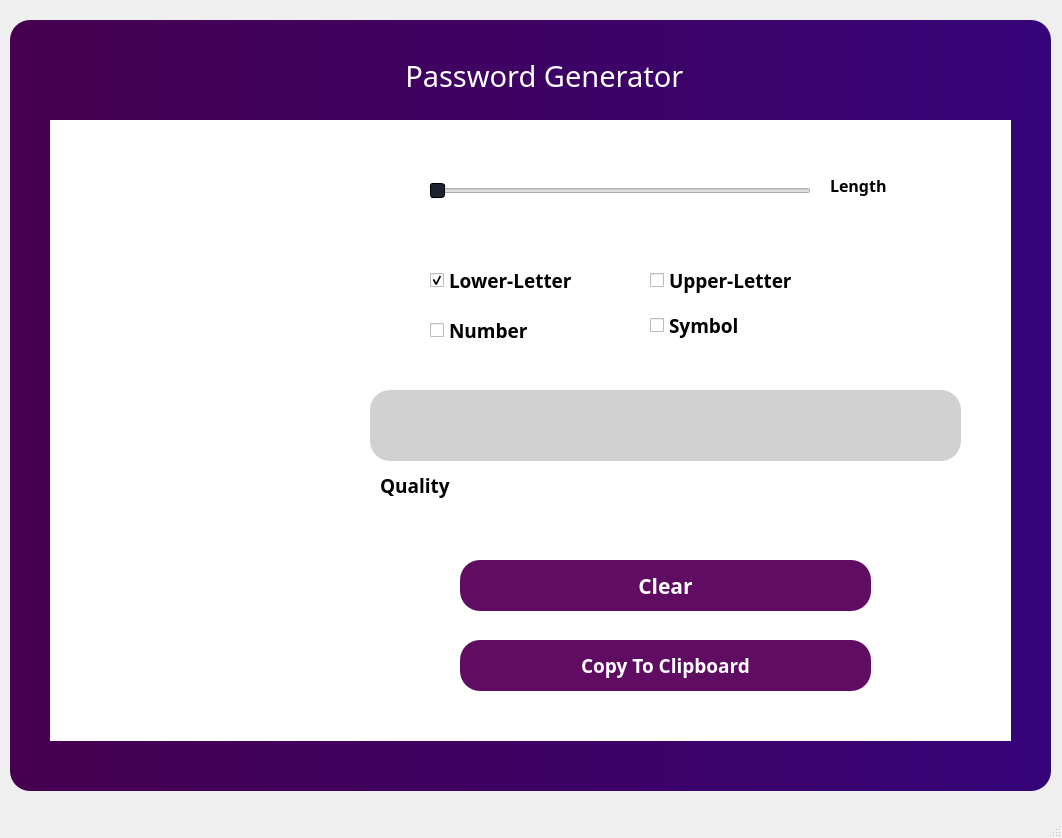
<?xml version="1.0" encoding="UTF-8"?>
<ui version="4.0">
 <class>MainWindow</class>
 <widget class="QMainWindow" name="MainWindow">
  <property name="geometry">
   <rect>
    <x>0</x>
    <y>0</y>
    <width>1062</width>
    <height>838</height>
   </rect>
  </property>
  <property name="windowTitle">
   <string>MainWindow</string>
  </property>
  <widget class="QWidget" name="centralwidget">
   <widget class="QWidget" name="widget" native="true">
    <property name="geometry">
     <rect>
      <x>10</x>
      <y>20</y>
      <width>1041</width>
      <height>771</height>
     </rect>
    </property>
    <property name="font">
     <font>
      <family>Segoe UI</family>
     </font>
    </property>
    <property name="contextMenuPolicy">
     <enum>Qt::DefaultContextMenu</enum>
    </property>
    <property name="styleSheet">
     <string notr="true">QWidget#widget{
background-color: qlineargradient(spread:pad, x1:0, y1:0, x2:2, y2:0, stop:0 rgba(70,0,79), stop:1 rgba(37,8,164,1));
border-radius:20px;
}</string>
    </property>
    <widget class="QLabel" name="welcomHeader_label">
     <property name="geometry">
      <rect>
       <x>120</x>
       <y>20</y>
       <width>821</width>
       <height>71</height>
      </rect>
     </property>
     <property name="sizePolicy">
      <sizepolicy hsizetype="Fixed" vsizetype="Preferred">
       <horstretch>0</horstretch>
       <verstretch>0</verstretch>
      </sizepolicy>
     </property>
     <property name="font">
      <font>
       <family>ND LOGOS</family>
       <pointsize>22</pointsize>
       <weight>50</weight>
       <bold>false</bold>
      </font>
     </property>
     <property name="contextMenuPolicy">
      <enum>Qt::DefaultContextMenu</enum>
     </property>
     <property name="styleSheet">
      <string notr="true">color:white;
border-radius:20px;
</string>
     </property>
     <property name="text">
      <string> Password Generator</string>
     </property>
     <property name="textFormat">
      <enum>Qt::MarkdownText</enum>
     </property>
     <property name="scaledContents">
      <bool>true</bool>
     </property>
     <property name="alignment">
      <set>Qt::AlignCenter</set>
     </property>
     <property name="wordWrap">
      <bool>false</bool>
     </property>
     <property name="margin">
      <number>0</number>
     </property>
     <property name="indent">
      <number>-1</number>
     </property>
    </widget>
    <widget class="QLabel" name="backgrounWhite_label">
     <property name="geometry">
      <rect>
       <x>40</x>
       <y>100</y>
       <width>961</width>
       <height>621</height>
      </rect>
     </property>
     <property name="font">
      <font>
       <family>Nexa Bold</family>
       <weight>75</weight>
       <bold>true</bold>
      </font>
     </property>
     <property name="styleSheet">
      <string notr="true">background-color: rgb(255, 255, 255);
</string>
     </property>
     <property name="text">
      <string/>
     </property>
     <property name="textFormat">
      <enum>Qt::PlainText</enum>
     </property>
     <property name="textInteractionFlags">
      <set>Qt::LinksAccessibleByMouse</set>
     </property>
    </widget>
    <widget class="QLabel" name="img_label">
     <property name="geometry">
      <rect>
       <x>70</x>
       <y>240</y>
       <width>241</width>
       <height>251</height>
      </rect>
     </property>
     <property name="text">
      <string/>
     </property>
     <property name="pixmap">
      <pixmap>secure.png</pixmap>
     </property>
     <property name="scaledContents">
      <bool>true</bool>
     </property>
    </widget>
    <widget class="QCheckBox" name="lower_chBox">
     <property name="enabled">
      <bool>true</bool>
     </property>
     <property name="geometry">
      <rect>
       <x>420</x>
       <y>250</y>
       <width>181</width>
       <height>21</height>
      </rect>
     </property>
     <property name="sizePolicy">
      <sizepolicy hsizetype="Fixed" vsizetype="Fixed">
       <horstretch>0</horstretch>
       <verstretch>0</verstretch>
      </sizepolicy>
     </property>
     <property name="font">
      <font>
       <family>Nexa Bold</family>
       <pointsize>14</pointsize>
       <weight>75</weight>
       <bold>true</bold>
      </font>
     </property>
     <property name="styleSheet">
      <string notr="true">#QCheckBox:focus#lower_chBox{

background-color:red;
}</string>
     </property>
     <property name="text">
      <string>Lower-Letter</string>
     </property>
     <property name="checkable">
      <bool>true</bool>
     </property>
     <property name="checked">
      <bool>true</bool>
     </property>
    </widget>
    <widget class="QCheckBox" name="symbol_chBox">
     <property name="geometry">
      <rect>
       <x>640</x>
       <y>290</y>
       <width>141</width>
       <height>31</height>
      </rect>
     </property>
     <property name="font">
      <font>
       <family>Nexa Bold</family>
       <pointsize>14</pointsize>
       <weight>75</weight>
       <bold>true</bold>
      </font>
     </property>
     <property name="text">
      <string>Symbol</string>
     </property>
    </widget>
    <widget class="QCheckBox" name="number_chBox">
     <property name="geometry">
      <rect>
       <x>420</x>
       <y>300</y>
       <width>141</width>
       <height>21</height>
      </rect>
     </property>
     <property name="font">
      <font>
       <family>Nexa Bold</family>
       <pointsize>14</pointsize>
       <weight>75</weight>
       <bold>true</bold>
      </font>
     </property>
     <property name="styleSheet">
      <string notr="true"/>
     </property>
     <property name="text">
      <string>Number</string>
     </property>
    </widget>
    <widget class="QCheckBox" name="upper_chBox">
     <property name="geometry">
      <rect>
       <x>640</x>
       <y>240</y>
       <width>181</width>
       <height>41</height>
      </rect>
     </property>
     <property name="font">
      <font>
       <family>Nexa Bold</family>
       <pointsize>14</pointsize>
       <weight>75</weight>
       <bold>true</bold>
      </font>
     </property>
     <property name="contextMenuPolicy">
      <enum>Qt::DefaultContextMenu</enum>
     </property>
     <property name="text">
      <string>Upper-Letter</string>
     </property>
    </widget>
    <widget class="QLabel" name="password_label">
     <property name="geometry">
      <rect>
       <x>360</x>
       <y>370</y>
       <width>591</width>
       <height>71</height>
      </rect>
     </property>
     <property name="sizePolicy">
      <sizepolicy hsizetype="Maximum" vsizetype="Maximum">
       <horstretch>200</horstretch>
       <verstretch>200</verstretch>
      </sizepolicy>
     </property>
     <property name="minimumSize">
      <size>
       <width>0</width>
       <height>0</height>
      </size>
     </property>
     <property name="maximumSize">
      <size>
       <width>100000</width>
       <height>100000</height>
      </size>
     </property>
     <property name="font">
      <font>
       <family>Dubai</family>
       <pointsize>20</pointsize>
       <weight>75</weight>
       <bold>true</bold>
      </font>
     </property>
     <property name="styleSheet">
      <string notr="true">QLabel#password_label{
border-radius:20px;
background-color: #D1D1D1;
}
</string>
     </property>
     <property name="text">
      <string/>
     </property>
     <property name="scaledContents">
      <bool>true</bool>
     </property>
     <property name="alignment">
      <set>Qt::AlignLeading|Qt::AlignLeft|Qt::AlignTop</set>
     </property>
     <property name="wordWrap">
      <bool>true</bool>
     </property>
     <property name="margin">
      <number>1</number>
     </property>
     <property name="indent">
      <number>10</number>
     </property>
    </widget>
    <widget class="QPushButton" name="clear_pushButton">
     <property name="geometry">
      <rect>
       <x>450</x>
       <y>540</y>
       <width>411</width>
       <height>51</height>
      </rect>
     </property>
     <property name="font">
      <font>
       <family>Nexa Bold</family>
       <pointsize>16</pointsize>
       <weight>75</weight>
       <bold>true</bold>
      </font>
     </property>
     <property name="styleSheet">
      <string notr="true">QPushButton#clear_pushButton{
border-radius:20px;
background-color: #610C63;
color: rgb(255, 255, 255);
}
QPushButton:hover#clear_pushButton{
background-color:#16213E;
}</string>
     </property>
     <property name="text">
      <string>Clear</string>
     </property>
    </widget>
    <widget class="QPushButton" name="copy_pushButton">
     <property name="geometry">
      <rect>
       <x>450</x>
       <y>620</y>
       <width>411</width>
       <height>51</height>
      </rect>
     </property>
     <property name="font">
      <font>
       <family>Nexa Bold</family>
       <pointsize>14</pointsize>
       <weight>75</weight>
       <bold>true</bold>
      </font>
     </property>
     <property name="styleSheet">
      <string notr="true">QPushButton#copy_pushButton{
border-radius:20px;
background-color: #610C63;
color: rgb(255, 255, 255);
}
QPushButton:hover#copy_pushButton{
background-color:#16213E;}</string>
     </property>
     <property name="text">
      <string>Copy To Clipboard</string>
     </property>
    </widget>
    <widget class="QSlider" name="length_slider">
     <property name="geometry">
      <rect>
       <x>420</x>
       <y>140</y>
       <width>381</width>
       <height>61</height>
      </rect>
     </property>
     <property name="styleSheet">
      <string notr="true">
QSlider::handle:horizontal {
border:1px solid ;
border-radius:3px;
background-color:#1B2430


}</string>
     </property>
     <property name="minimum">
      <number>0</number>
     </property>
     <property name="maximum">
      <number>52</number>
     </property>
     <property name="orientation">
      <enum>Qt::Horizontal</enum>
     </property>
    </widget>
    <widget class="QLabel" name="slider_value_label">
     <property name="geometry">
      <rect>
       <x>820</x>
       <y>140</y>
       <width>131</width>
       <height>51</height>
      </rect>
     </property>
     <property name="font">
      <font>
       <family>Nexa Bold</family>
       <pointsize>12</pointsize>
       <weight>75</weight>
       <bold>true</bold>
      </font>
     </property>
     <property name="text">
      <string>Length</string>
     </property>
    </widget>
    <widget class="QLabel" name="passwordQuality_label">
     <property name="geometry">
      <rect>
       <x>370</x>
       <y>450</y>
       <width>221</width>
       <height>31</height>
      </rect>
     </property>
     <property name="font">
      <font>
       <family>Nexa Bold</family>
       <pointsize>14</pointsize>
       <weight>75</weight>
       <bold>true</bold>
      </font>
     </property>
     <property name="styleSheet">
      <string notr="true"/>
     </property>
     <property name="text">
      <string>Quality</string>
     </property>
    </widget>
    <widget class="QLabel" name="label">
     <property name="geometry">
      <rect>
       <x>500</x>
       <y>626</y>
       <width>31</width>
       <height>41</height>
      </rect>
     </property>
     <property name="text">
      <string/>
     </property>
     <property name="pixmap">
      <pixmap>C:/Users/Lenovo/Downloads/copy (3).png</pixmap>
     </property>
     <property name="scaledContents">
      <bool>true</bool>
     </property>
    </widget>
    <widget class="QLabel" name="label_2">
     <property name="geometry">
      <rect>
       <x>495</x>
       <y>545</y>
       <width>41</width>
       <height>41</height>
      </rect>
     </property>
     <property name="text">
      <string/>
     </property>
     <property name="pixmap">
      <pixmap>C:/Users/Lenovo/Downloads/reload.png</pixmap>
     </property>
     <property name="scaledContents">
      <bool>true</bool>
     </property>
    </widget>
   </widget>
  </widget>
  <widget class="QMenuBar" name="menubar">
   <property name="geometry">
    <rect>
     <x>0</x>
     <y>0</y>
     <width>1062</width>
     <height>26</height>
    </rect>
   </property>
  </widget>
  <widget class="QStatusBar" name="statusbar"/>
 </widget>
 <resources/>
 <connections/>
 <designerdata>
  <property name="gridDeltaX">
   <number>10</number>
  </property>
  <property name="gridDeltaY">
   <number>10</number>
  </property>
  <property name="gridSnapX">
   <bool>true</bool>
  </property>
  <property name="gridSnapY">
   <bool>true</bool>
  </property>
  <property name="gridVisible">
   <bool>true</bool>
  </property>
 </designerdata>
</ui>
